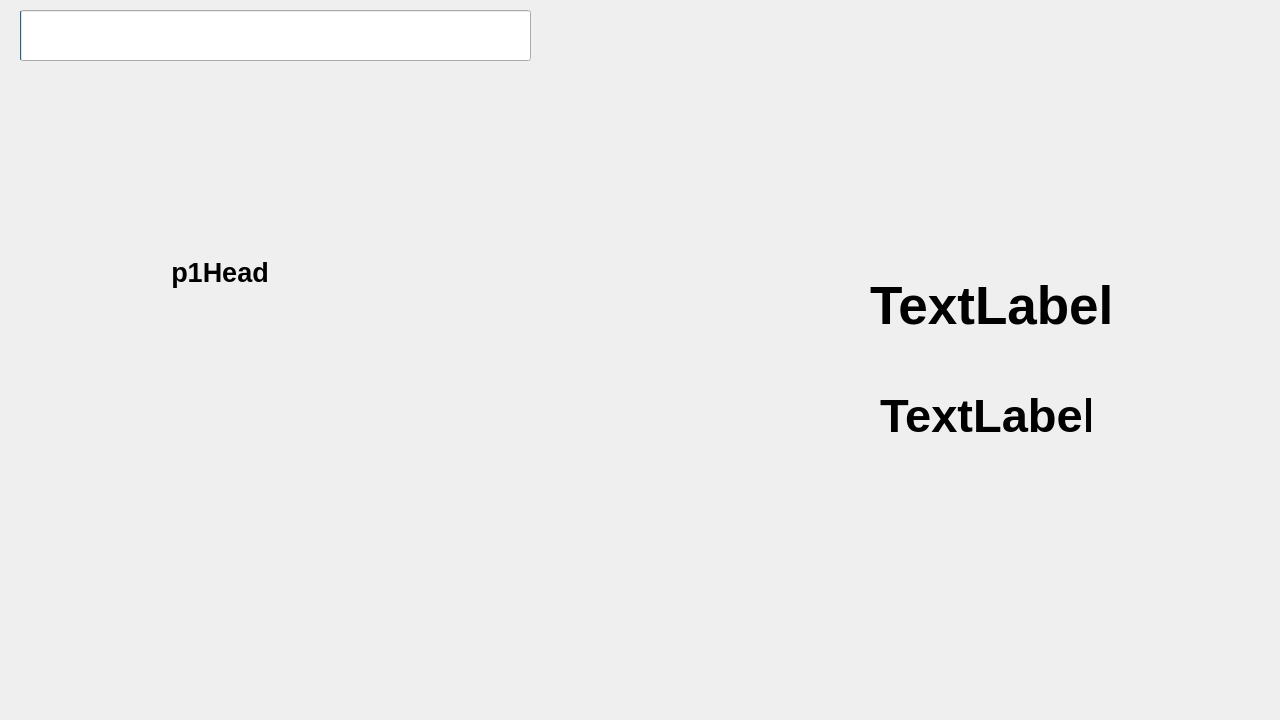
<?xml version="1.0" encoding="UTF-8"?>
<ui version="4.0">
 <class>GameScreen</class>
 <widget class="QMainWindow" name="GameScreen">
  <property name="geometry">
   <rect>
    <x>0</x>
    <y>0</y>
    <width>1280</width>
    <height>720</height>
   </rect>
  </property>
  <property name="windowTitle">
   <string>GameScreen</string>
  </property>
  <widget class="QWidget" name="centralwidget">
   <widget class="QProgressBar" name="progressBar">
    <property name="enabled">
     <bool>true</bool>
    </property>
    <property name="geometry">
     <rect>
      <x>20</x>
      <y>10</y>
      <width>511</width>
      <height>51</height>
     </rect>
    </property>
    <property name="maximum">
     <number>10000</number>
    </property>
    <property name="value">
     <number>24</number>
    </property>
    <property name="textVisible">
     <bool>false</bool>
    </property>
    <property name="format">
     <string notr="true">%v</string>
    </property>
   </widget>
   <widget class="QLabel" name="p1Model">
    <property name="geometry">
     <rect>
      <x>-420</x>
      <y>-160</y>
      <width>1280</width>
      <height>864</height>
     </rect>
    </property>
    <property name="font">
     <font>
      <pointsize>20</pointsize>
      <weight>75</weight>
      <bold>true</bold>
     </font>
    </property>
    <property name="frameShape">
     <enum>QFrame::NoFrame</enum>
    </property>
    <property name="frameShadow">
     <enum>QFrame::Plain</enum>
    </property>
    <property name="lineWidth">
     <number>1</number>
    </property>
    <property name="text">
     <string>p1Head</string>
    </property>
    <property name="textFormat">
     <enum>Qt::AutoText</enum>
    </property>
    <property name="pixmap">
     <pixmap>:/new/char_img/char/GD/GordeauIdle.gif</pixmap>
    </property>
    <property name="scaledContents">
     <bool>true</bool>
    </property>
    <property name="alignment">
     <set>Qt::AlignCenter</set>
    </property>
    <property name="margin">
     <number>0</number>
    </property>
    <property name="indent">
     <number>-1</number>
    </property>
   </widget>
   <widget class="QLabel" name="Background">
    <property name="geometry">
     <rect>
      <x>0</x>
      <y>0</y>
      <width>1280</width>
      <height>720</height>
     </rect>
    </property>
    <property name="font">
     <font>
      <pointsize>20</pointsize>
     </font>
    </property>
    <property name="pixmap">
     <pixmap resource="resources.qrc">:/new/backgrounds/BG/Main/station.png</pixmap>
    </property>
    <property name="scaledContents">
     <bool>true</bool>
    </property>
    <property name="alignment">
     <set>Qt::AlignCenter</set>
    </property>
    <property name="wordWrap">
     <bool>false</bool>
    </property>
   </widget>
   <widget class="QLabel" name="ShowFrame">
    <property name="geometry">
     <rect>
      <x>870</x>
      <y>210</y>
      <width>241</width>
      <height>191</height>
     </rect>
    </property>
    <property name="font">
     <font>
      <pointsize>40</pointsize>
      <weight>75</weight>
      <bold>true</bold>
     </font>
    </property>
    <property name="text">
     <string>TextLabel</string>
    </property>
   </widget>
   <widget class="QLabel" name="framesRN">
    <property name="geometry">
     <rect>
      <x>880</x>
      <y>370</y>
      <width>211</width>
      <height>91</height>
     </rect>
    </property>
    <property name="font">
     <font>
      <pointsize>35</pointsize>
      <weight>75</weight>
      <bold>true</bold>
     </font>
    </property>
    <property name="text">
     <string>TextLabel</string>
    </property>
   </widget>
   <zorder>Background</zorder>
   <zorder>progressBar</zorder>
   <zorder>p1Model</zorder>
   <zorder>ShowFrame</zorder>
   <zorder>framesRN</zorder>
  </widget>
 </widget>
 <resources>
  <include location="resources.qrc"/>
 </resources>
 <connections/>
</ui>
